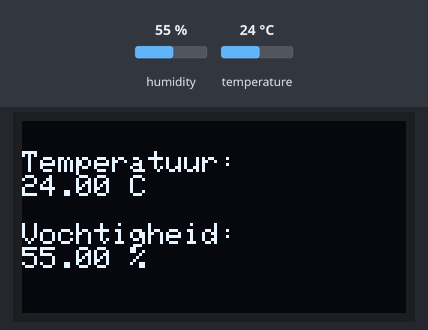
This sketch was run on a simulated ESP32. Parts: 128×64 one-colour display. The inputs (shaded band) are chosen by the test bench; at power-on: humidity 55 %, temperature 24 °C.

Above: at 2.9 s.
3.0 s: humidity set to 22 %
At 5.0 s:
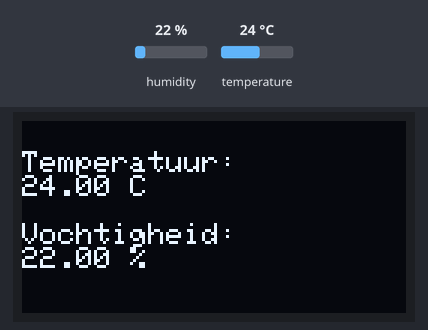
5.8 s: temperature set to 12 °C
At 6.9 s:
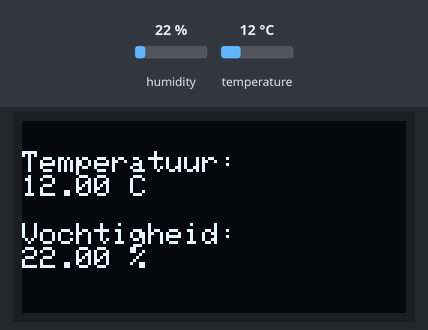
8.6 s: humidity set to 40 %
At 11.6 s:
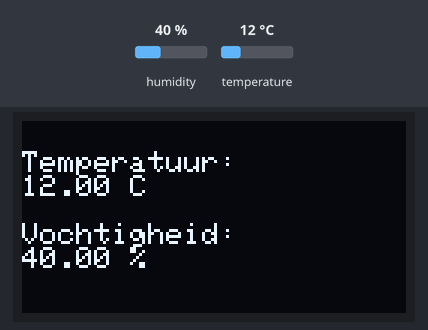
11.9 s: temperature set to 19 °C
Timing chart, 0 to 14.9 s (numbered marks = the images above; inputs shaded):
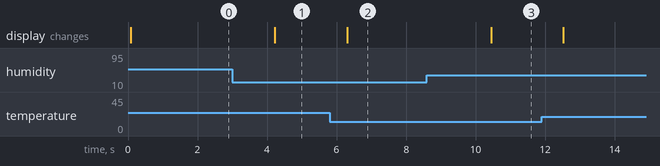

The sketch:

temperatuur_display_opgelost.ino
```cpp
#include <Wire.h>
#include <Adafruit_GFX.h>
#include <Adafruit_SSD1306.h>
#include <DHT.h>

#define SCREEN_WIDTH 128
#define SCREEN_HEIGHT 64

#define OLED_SDA 25
#define OLED_SCL 27

#define DHT_PIN 33
#define DHT_TYPE DHT11

Adafruit_SSD1306 display(SCREEN_WIDTH, SCREEN_HEIGHT, &Wire, -1);
DHT dht(DHT_PIN, DHT_TYPE);

void setup() {
  Serial.begin(115200);
  Wire.begin(OLED_SDA, OLED_SCL);
  dht.begin();

  if (!display.begin(SSD1306_SWITCHCAPVCC, 0x3C)) {
    Serial.println(F("SSD1306 allocation failed"));
    for (;;)
      ;
  }

  display.clearDisplay();
  display.setTextSize(1);
  display.setTextColor(WHITE);
  display.setCursor(0, 0);
}

void loop() {
  /////////////////////////////////////////////// START HIER MET TYPEN ////////////////////////////////////////////////
  float h = dht.readHumidity();
  float t = dht.readTemperature();

  display.clearDisplay();

  // Toon temperatuur
  display.setCursor(0, 10);
  display.println("Temperatuur:");
  display.print(t);
  display.println(" C");

  // Lege regel
  display.println();

  // Toon vochtigheid
  display.println("Vochtigheid:");
  display.print(h);
  display.println(" %");

  // Update scherm
  display.display();

  // Vertraging, update elke 1 seconden (=1000ms)
  delay(1000);
  ///////////////////////////////////////////////    TOT HIER TYPEN     ///////////////////////////////////////////////
}
```

Measured:
- after the input at 3.0 s, the display: changes after 1.2 s (image 1)
- after the input at 5.8 s, the display: changes after 0.50 s (image 2)
- after the input at 8.6 s, the display: changes after 1.9 s (image 3)
